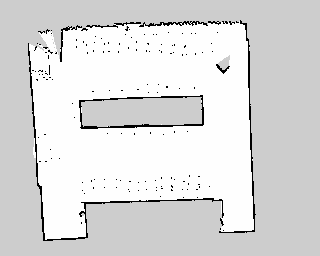
%> input picture exp_data/arrangement_II/map/map_II.pgm, 320 x 256 px
$ octave ASM_online.m   (GNU Octave 9; MATLAB toolbox functions it lacks are replaced by stand-ins)
%> lines starting %> are read from the running program, lines starting %| are printed output that depends on the picture
### functions/initializeParticles.m
function [row, col] = initializeParticles(image, D)
    % Initialize particles' positions randomly on the map

    % Find all valid pixels
    [row, col] = find(image ~= 205);
    numCoords = length(row);

    % Randomly select 1/D of the coordinates (otherwise, too many particles causing clustering to freeze)
    indices = randsample(numCoords, floor(numCoords/(D))); % Generate random indices, approximately 0.15m*0.15m per particle on average

    row = row(indices); % Select corresponding rows
    col = col(indices); % Select corresponding columns
end

### ASM_online.m
clc
clear
close all

addpath("functions\")
addpath("mbss_locate\v2.0\localization_tools")
addpath("mbss_locate\v2.0\localization_tools\pair_angular_meths");


%% Load experiment data

arrangement = "II"; % Source arrangement: 'I' or 'II'
SSLmethod = "GCC-PHAT"; % SSLmethod: 'MVDR' or 'GCC-PHAT'

baseDir = ".\exp_data\";
posePath = fullfile(baseDir, sprintf("arrangement_%s", arrangement), "pose", "pose_theta.xlsx");
imagePath = fullfile(baseDir, sprintf("arrangement_%s", arrangement), "map", sprintf("map_%s.pgm", arrangement));
audioPath = fullfile(baseDir, sprintf("arrangement_%s", arrangement), "audio");

azimuthPath = fullfile(baseDir, sprintf("arrangement_%s", arrangement), "online", sprintf("online_azEst_%s.xlsx", SSLmethod));
if exist(azimuthPath, 'file')
    error('The azEst file already exists. Please delete it.')
end

ospaPath = fullfile(baseDir, sprintf("arrangement_%s", arrangement), "online", sprintf("online_ospa_%s.xlsx",  SSLmethod));
if exist(ospaPath, 'file')
    error('The OSPA file already exists. Please delete it.')
end

image = imread(imagePath);
%> image is the input picture: size 256x320 uint8; min 0, max 254, mean 220.1
image = flipud(image(1:250, 1:300));
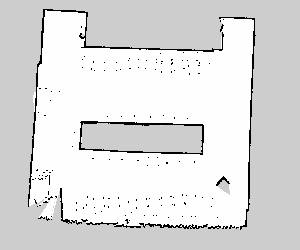
%> image: size 250x300 uint8; min 0, max 254, mean 221.5
resolution = 0.05; % occupancy map resolution, copied from yaml
origin = [-4.000000, -5.000000, 0.000000]; % occupancy map origin, copied from yaml

if arrangement == "I"
    srcGroundTruth = [[0, -1.2, 0];[2.5, -1.2, 0];[5.0, -1.2, 0];[7.5, 0, 0];[7.5,  3.6, 0];[5.0,  4.8, 0];[2.5,  4.8, 0];[0,  4.8, 0];[-1.25, 3.6, 0];[ -1.25, 1.2, 0]]; % assignment I
    numObservations = 3; % number of considered DoA per time step, N
elseif arrangement == "II"
    srcGroundTruth = [[1.25,  0.6, 0];[1.25,  -0.6, 0];[2.50,  0.6, 0];[2.50,-0.6,  0];[3.74 , 0.6, 0];[3.74, -0.6, 0];[4.99, 0.6, 0];[4.99, -0.6, 0];[6.23, 0.6, 0];[6.23, -0.6, 0]]; % assignment II
    numObservations = 4;
end

srcGroundTruth(:,1) = (srcGroundTruth(:,1)-origin(1))/resolution;srcGroundTruth(:,2) = (srcGroundTruth(:,2)-origin(2))/resolution;
sigma = deg2rad(5);  % standard deviation of delta theta
associatedRange = 3*sigma; % observation associated range, gamma

%% Initialization

visualize = 0;

% Initialize particle filter parameters
D = 9; % 9,16,25,36
[row, col] = initializeParticles(image, D);
%> in initializeParticles, `[row, col] = find(image ~= 205);`: row = 37828 values from 10 to 230; col = 37828 values from 29 to 256
%> in initializeParticles, `numCoords = length(row);`: numCoords = 37828
%> in initializeParticles, `indices = randsample(numCoords, floor(numCoords/(D)));`: indices = 4203 values, max 37825 at index 1782, min 10 at index 1726, mean 19210.7
%> in initializeParticles, `row = row(indices);`: row = 4203 values, max 229 at index 2172, min 10 at index 1869, mean 128.7
%> in initializeParticles, `col = col(indices);`: col = 4203 values, max 255 at index 216, min 29 at index 1726, mean 144.8
numParticles = numel(row); % Number of particles equals the number of pixels found
%> numParticles = 4203

% DBSCAN clustering parameters
epsilon = 0.1/resolution; % Distance threshold used to define neighborhoods. If the distance between two points is less than or equal to epsilon, then these two points are considered neighbors.
MinPts = numParticles*0.1; % Quantity threshold used to define core points. If an epsilon-neighborhood of a point contains at least MinPts points (including the point itself), then this point is considered a core point.
%> MinPts = 420.3

c = 1/resolution; % cutoff distance 1m
p = 1; %  first order OSPA

merge_tresh = 0.5/resolution;

% Initialize the file counter
fileCounter = 0;

% Display initial map and source ground truths
% set(gcf,'Position',[300 400 800 600])
imshow(image, 'XData', [0, size(image,2)], 'YData', [0, size(image,1)],'InitialMagnification', 300);
set(gca, 'YDir', 'normal');
title("k = "+num2str(0));
axis equal;
axis on;
axis image
hold on
scatter(srcGroundTruth(:,1), srcGroundTruth(:,2), 100, 'rp', 'filled');

pause(0.5)

last_length = 0;
while true
    disp('waiting for the audio files ...')
    % Get a list of all the wav files in the folder
    files = dir(fullfile(audioPath, '*.wav'));

    % Check if there are any new files
    while length(files) > fileCounter
        fileCounter = fileCounter + 1;
        fprintf('Calculating obervation %d:',fileCounter)
        pause(0.5)
        filename_wav = fullfile(audioPath, files(fileCounter).name);
        azEst = SSL(filename_wav, SSLmethod); % 计算DoA
        writematrix(azEst, azimuthPath, 'WriteMode', 'append');
    end
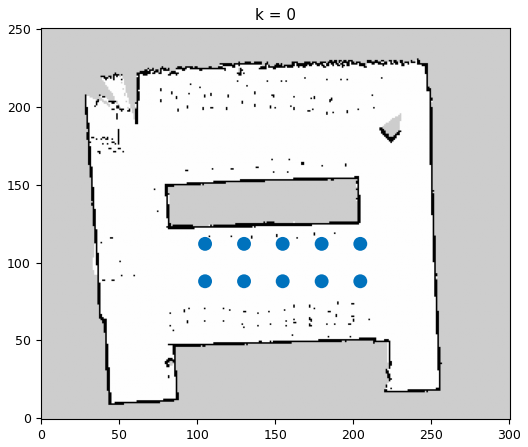
%> figure redrawn from the program's plot data
        if  (fileCounter >= 1) && (length(files) > last_length)
            last_length = length(files);

            robotPoses = readmatrix(posePath); % 读取最新的Pose Estimates Table
            observations = deg2rad(readmatrix(azimuthPath)); % 读取最新的DoA Estimates Table
            numTimeSteps = size(observations,1); % number of discrete time steps, K

            robotPoses(1:numTimeSteps,1) = (robotPoses(1:numTimeSteps,1)-origin(1))/resolution;
            robotPoses(1:numTimeSteps,2) = (robotPoses(1:numTimeSteps,2)-origin(2))/resolution;

            % Initialize array of detected source particle filters
            detectedSourceFilters = [];

            % Initialize the updated DoA Estimates Table
            updatedObservations = observations;

            % Filtering - Clustering - Implicit Associating cycle
            tic % Start timer
            roundCount = 0; % iteration round count
            while true

                % Particle Filtering
                disp('Filtering...')
                [particleFilter,~] = particleFiltering(roundCount,sigma,numTimeSteps, numObservations, updatedObservations, robotPoses, srcGroundTruth,image,row, col,resolution);

                % DBSCAN clustering
                newParticleFilters = getMaxClusterFromDBSCAN(particleFilter, epsilon, MinPts);

                if isempty(newParticleFilters)
                    break;
                end

                roundCount = roundCount + 1;
                disp(['Round ',num2str(roundCount),' finished.']);

                % Associate observations and update the DoA Estimates Table
                [newParticleFilters, updatedObservations] = associateObservations(newParticleFilters, numTimeSteps, numObservations, updatedObservations, robotPoses, associatedRange);

                % Add new estimate to the set
                detectedSourceFilters = [detectedSourceFilters, newParticleFilters];
            end

            % Merge similar estimates
            detectedSourceFilters = mergeClusters(detectedSourceFilters, merge_tresh);

            % End timer
            elapsedTime = toc;
            disp(['The mapping took ', num2str(elapsedTime), ' seconds.']);

            % Visualize ASM results
            num_detected_sources  = size(detectedSourceFilters,2);

            clf;
            % set(gcf,'Position',[300 400 800 600])
            imshow(image, 'XData', [0, size(image,2)], 'YData', [0, size(image,1)],'InitialMagnification', 300);
            set(gca, 'YDir', 'normal');
            hold on;
            for i = 1:num_detected_sources
                particleFilter = detectedSourceFilters{i};
                plot(particleFilter.particles(:,1), particleFilter.particles(:,2), 'y.');
                scatter(particleFilter.State(:,1), particleFilter.State(:,2), 50, 'b^', 'filled');
            end
            scatter(srcGroundTruth(:,1), srcGroundTruth(:,2), 100, 'rp', 'filled');
            scatter(robotPoses(1:numTimeSteps,1), robotPoses(1:numTimeSteps,2), 10, 'k', 'filled');
            plot(robotPoses(1:numTimeSteps,1), robotPoses(1:numTimeSteps,2), 'k--');

            for i = 1:numObservations
                angle = wrapToPi(observations(numTimeSteps,i)+ deg2rad(robotPoses(numTimeSteps,3)));
                quiver(robotPoses(numTimeSteps,1), robotPoses(numTimeSteps,2), cos(angle), sin(angle),10); % plot N DoA observations of current time step k
            end
            title("k = "+num2str(numTimeSteps));
            axis equal;
            axis on;
            axis image
            hold off;

            % save fig
            % savePath = exp_folder + 'mapping_result\online\step' + num2str(numTimeSteps) +'.fig';
            % saveas(gcf, savePath);

            % Error analysis
            [ospa_distance, ospa_loc,ospa_card] = calculate_OSPA_distance(detectedSourceFilters, srcGroundTruth, resolution,c,p);
            ospa = [numTimeSteps,ospa_distance,ospa_loc,ospa_card]; % OSPA,loc,cardility
            writematrix(ospa, ospaPath, 'WriteMode', 'append');
            disp('OSPA saved.');
            fprintf('OSPA distance is %.3f meters.\n', ospa_distance);
            fprintf('OSPA localization distance is %.3f meters.\n', ospa_loc);
            fprintf('OSPA cardility error is %d.\n', ospa_card);
        end
end
